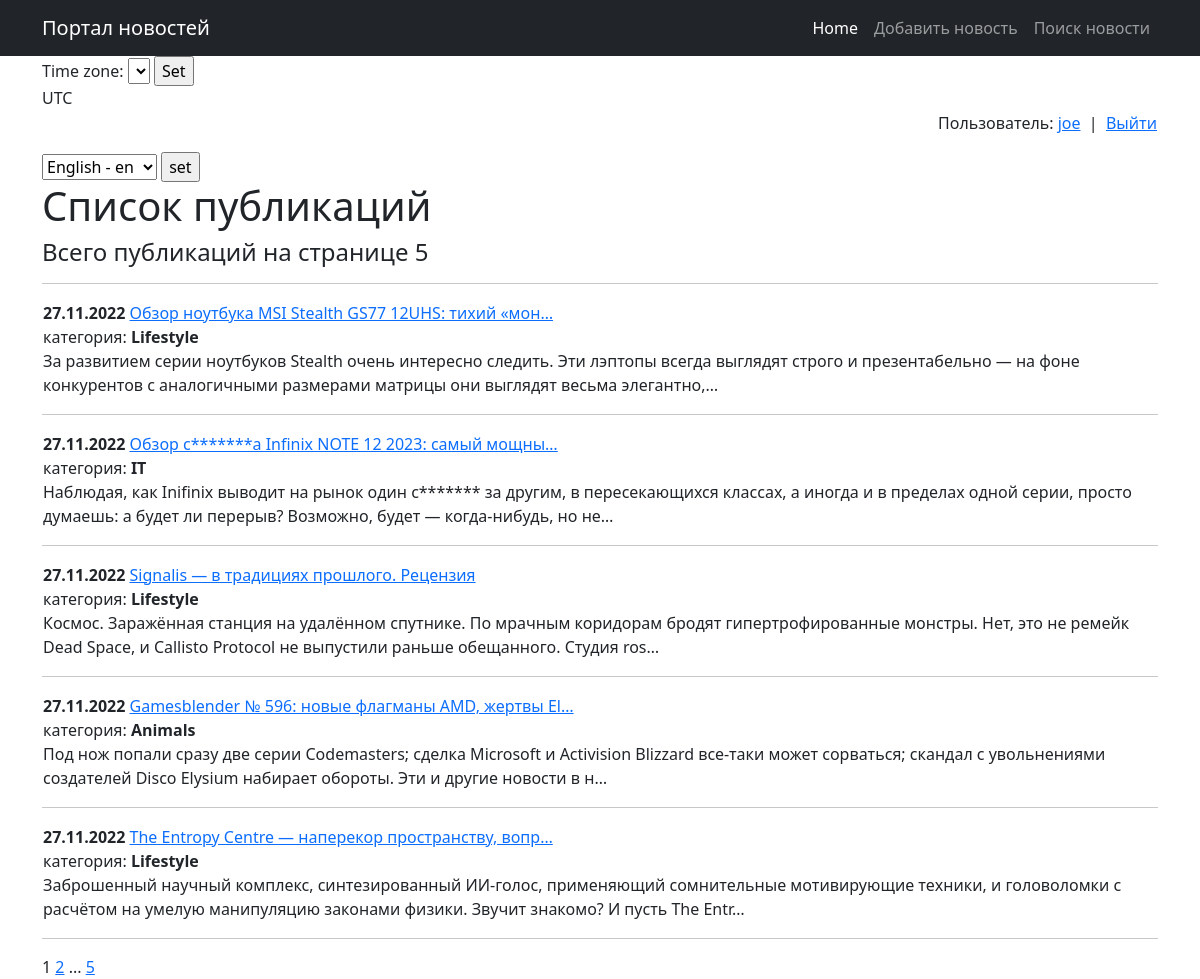
Page /news/ (signed in) on the committed database.
### news/models.py (models this page shows, shortened)
class Posts(models.Model):
    news = 'NE'
    articles = 'AR'
    TYPE_SELECT = [(news, 'Новость'), (articles, 'Статья')]
    authors = models.ForeignKey(Authors, on_delete=models.CASCADE)
    post_type = models.CharField(max_length=2, choices=TYPE_SELECT)
    date_create = models.DateTimeField(auto_now_add=True)
    header = models.CharField(max_length=155, default='Unnamed')
    body = models.TextField(default='Text')
    rate_post = models.IntegerField(default=0, db_column='rating')
    name_category = models.ManyToManyField(Categories, through='Post_Category')
    @property
    def post_rating(self):
        return self.rate_post

class Categories(models.Model):
    cat_name = models.CharField(max_length=255, unique=True, help_text=_('category name'))
    sub_user = models.ManyToManyField(User, through='SubscribersUsers')
    def __str__(self):
        return f'{self.cat_name}'

### news/views.py (the view, shortened to what this page needs)
# urls.py: path('', PostsList.as_view()),
class PostsList(ListView):
    model = Posts
    ordering = '-date_create'
    template_name = 'posts.html'
    context_object_name = 'posts'
    paginate_by = 5
    def get_context_data(self, **kwargs):
        context = super().get_context_data(**kwargs)
        context['is_not_authors'] = not self.request.user.groups.filter(name='authors').exists()
        return context

### news/templatetags/custom_filters.py (called while the page is built)
@register.filter()
def censor(value):
    for word in words_censor:
        value = value.replace(word[1:], '*' * len(word[1:]))
    return value

### templates/posts.html (shortened to what this page needs)
{% extends 'flatpages/default.html' %}
{% load custom_filters %}
{% load custom_tags %}
{% load i18n %}
{% block content %}
{% include 'auth.html' %}
<form action="{% url 'set_language' %}" method="POST"> {% csrf_token %}
        <select name="language" id="">
            {% get_available_languages as LANGUAGES %}
            {% get_language_info_list for LANGUAGES as languages %}
            {% for language in languages %}
                <option value="{{ language.code }}" {% if language.code == LANGUAGE_CODE %} selected {% endif %}>
                    {{ language.name_local }} - {{ language.code }}
                </option>
            {% endfor %}
        </select>
        <input type="submit" value="set">
    </form>
    <h1>Список публикаций</h1>
    <h4>Всего публикаций на странице {{ posts|length }}</h4>
    <hr>
    {% if posts %}
        {% for post in posts %}
        <table border = 0 width = 100%>
            <tr>
                <td align="left">
                    <b>{{ post.date_create|date:'d.m.Y' }}</b>
                    <a href="/news/{{post.pk}}">{{ post.header|truncatechars:50|censor }}</a>
                    <br>
                    {% for cat in post.name_category.all %}
                    категория:
                    <b>{{ cat }}</b>
                    {% endfor %}
                    <br>
                    {{ post.body|truncatechars:200|censor }}
                </td>
            </tr>
        </table>
        <hr>
        {% endfor %}
    {% else %}
        <h2>Новостей нет</h2>
    {% endif %}
   {{ page_obj.number }}
   {% if page_obj.has_next %}
       <a href="?page={{ page_obj.next_page_number }}">{{ page_obj.next_page_number }}</a>
       {% if paginator.num_pages != page_obj.next_page_number %}
           ...
           <a href="?page={{ page_obj.paginator.num_pages }}">{{ page_obj.paginator.num_pages }}</a>
       {% endif %}
   {% endif %}
{% endblock content %}

### templates/auth.html
<table width="100%" border="0">
        <tr>
            <td align="right">
                {% if request.user.username %}
                <p>Пользователь: <a href="/welcome/">{{request.user.username}}</a> &nbsp|&nbsp <a href="/accounts/logout/">Выйти</a>
                {% else %}
                <a href="/accounts/login"> Войти в систему </a> | <a href="/accounts/signup"> Регистрация </a>
                {% endif %}
            </td>
        </tr>
    </table>

### rows in the picture
Posts: date_create "27.11.2022", header|censor "Обзор ноутбука MSI Stealth GS77 12UHS: тихий «мон…", body|censor "За развитием серии ноутбуков Stealth очень интересно следить. Эти лэптопы всегда выглядят строго и презентабельно — на фоне конкурентов с аналогичными размерами матрицы они выглядят весьма элегантно,…"
Categories: cat_name "Lifestyle"
Posts: date_create "27.11.2022", header|censor "Обзор с*******а Infinix NOTE 12 2023: самый мощны…", body|censor "Наблюдая, как Inifinix выводит на рынок один с******* за другим, в пересекающихся классах, а иногда и в пределах одной серии, просто думаешь: а будет ли перерыв? Возможно, будет — когда-нибудь, но не…"
Categories: cat_name "IT"
Posts: date_create "27.11.2022", header|censor "Signalis — в традициях прошлого. Рецензия", body|censor "Космос. Заражённая станция на удалённом спутнике. По мрачным коридорам бродят гипертрофированные монстры. Нет, это не ремейк Dead Space, и Callisto Protocol не выпустили раньше обещанного. Студия ros…"
Posts: date_create "27.11.2022", header|censor "Gamesblender № 596: новые флагманы AMD, жертвы El…", body|censor "Под нож попали сразу две серии Codemasters; сделка Microsoft и Activision Blizzard все-таки может сорваться; скандал с увольнениями создателей Disco Elysium набирает обороты. Эти и другие новости в н…"
Categories: cat_name "Animals"
Posts: date_create "27.11.2022", header|censor "The Entropy Centre — наперекор пространству, вопр…", body|censor "Заброшенный научный комплекс, синтезированный ИИ-голос, применяющий сомнительные мотивирующие техники, и головоломки с расчётом на умелую манипуляцию законами физики. Звучит знакомо? И пусть The Entr…"

### other values in the picture
{{ TIME_ZONE }} "UTC"
{{ request.user.username }} "joe"
{{ posts|length }} "5"
{{ page_obj.number }} "1"
{{ page_obj.next_page_number }} "2"
{{ page_obj.paginator.num_pages }} "5"
form field language "English - en"
